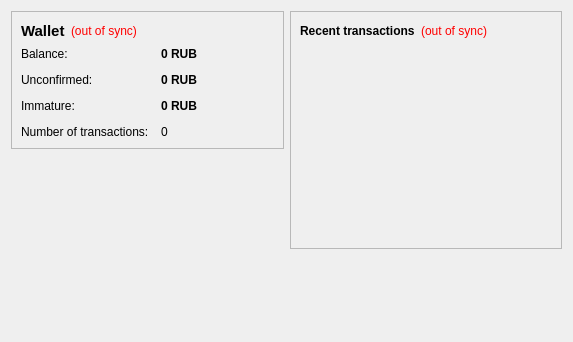
<?xml version="1.0" encoding="UTF-8"?>
<ui version="4.0">
 <class>OverviewPage</class>
 <widget class="QWidget" name="OverviewPage">
  <property name="geometry">
   <rect>
    <x>0</x>
    <y>0</y>
    <width>573</width>
    <height>342</height>
   </rect>
  </property>
  <property name="windowTitle">
   <string>Form</string>
  </property>
  <layout class="QHBoxLayout" name="horizontalLayout" stretch="1,1">
   <item>
    <layout class="QVBoxLayout" name="verticalLayout_2">
     <item>
      <widget class="QFrame" name="frame">
       <property name="frameShape">
        <enum>QFrame::StyledPanel</enum>
       </property>
       <property name="frameShadow">
        <enum>QFrame::Raised</enum>
       </property>
       <layout class="QVBoxLayout" name="verticalLayout_4">
        <item>
         <layout class="QHBoxLayout" name="horizontalLayout_4">
          <item>
           <widget class="QLabel" name="label_5">
            <property name="font">
             <font>
              <pointsize>11</pointsize>
              <weight>75</weight>
              <bold>true</bold>
             </font>
            </property>
            <property name="text">
             <string>Wallet</string>
            </property>
           </widget>
          </item>
          <item>
           <widget class="QLabel" name="labelWalletStatus">
            <property name="toolTip">
             <string>The displayed information may be out of date. Your wallet automatically synchronizes with the RuBits network after a connection is established, but this process has not completed yet.</string>
            </property>
            <property name="styleSheet">
             <string notr="true">QLabel { color: red; }</string>
            </property>
            <property name="text">
             <string notr="true">(out of sync)</string>
            </property>
            <property name="alignment">
             <set>Qt::AlignLeading|Qt::AlignLeft|Qt::AlignVCenter</set>
            </property>
           </widget>
          </item>
          <item>
           <spacer name="horizontalSpacer_2">
            <property name="orientation">
             <enum>Qt::Horizontal</enum>
            </property>
            <property name="sizeHint" stdset="0">
             <size>
              <width>40</width>
              <height>20</height>
             </size>
            </property>
           </spacer>
          </item>
         </layout>
        </item>
        <item>
         <layout class="QFormLayout" name="formLayout_2">
          <property name="fieldGrowthPolicy">
           <enum>QFormLayout::AllNonFixedFieldsGrow</enum>
          </property>
          <property name="horizontalSpacing">
           <number>12</number>
          </property>
          <property name="verticalSpacing">
           <number>12</number>
          </property>
          <item row="0" column="0">
           <widget class="QLabel" name="label">
            <property name="text">
             <string>Balance:</string>
            </property>
           </widget>
          </item>
          <item row="0" column="1">
           <widget class="QLabel" name="labelBalance">
            <property name="font">
             <font>
              <weight>75</weight>
              <bold>true</bold>
             </font>
            </property>
            <property name="cursor">
             <cursorShape>IBeamCursor</cursorShape>
            </property>
            <property name="toolTip">
             <string>Your current balance</string>
            </property>
            <property name="text">
             <string notr="true">0 RUB</string>
            </property>
            <property name="textInteractionFlags">
             <set>Qt::LinksAccessibleByMouse|Qt::TextSelectableByKeyboard|Qt::TextSelectableByMouse</set>
            </property>
           </widget>
          </item>
          <item row="1" column="0">
           <widget class="QLabel" name="label_3">
            <property name="text">
             <string>Unconfirmed:</string>
            </property>
           </widget>
          </item>
          <item row="1" column="1">
           <widget class="QLabel" name="labelUnconfirmed">
            <property name="font">
             <font>
              <weight>75</weight>
              <bold>true</bold>
             </font>
            </property>
            <property name="cursor">
             <cursorShape>IBeamCursor</cursorShape>
            </property>
            <property name="toolTip">
             <string>Total of transactions that have yet to be confirmed, and do not yet count toward the current balance</string>
            </property>
            <property name="text">
             <string notr="true">0 RUB</string>
            </property>
            <property name="textInteractionFlags">
             <set>Qt::LinksAccessibleByMouse|Qt::TextSelectableByKeyboard|Qt::TextSelectableByMouse</set>
            </property>
           </widget>
          </item>
          <item row="3" column="0">
           <widget class="QLabel" name="label_2">
            <property name="text">
             <string>Number of transactions:</string>
            </property>
           </widget>
          </item>
          <item row="3" column="1">
           <widget class="QLabel" name="labelNumTransactions">
            <property name="toolTip">
             <string>Total number of transactions in wallet</string>
            </property>
            <property name="text">
             <string notr="true">0</string>
            </property>
           </widget>
          </item>
          <item row="2" column="0">
           <widget class="QLabel" name="labelImmatureText">
            <property name="text">
             <string>Immature:</string>
            </property>
           </widget>
          </item>
          <item row="2" column="1">
           <widget class="QLabel" name="labelImmature">
            <property name="font">
             <font>
              <weight>75</weight>
              <bold>true</bold>
             </font>
            </property>
            <property name="toolTip">
             <string>Mined balance that has not yet matured</string>
            </property>
            <property name="text">
             <string notr="true">0 RUB</string>
            </property>
            <property name="textInteractionFlags">
             <set>Qt::LinksAccessibleByMouse|Qt::TextSelectableByKeyboard|Qt::TextSelectableByMouse</set>
            </property>
           </widget>
          </item>
         </layout>
        </item>
       </layout>
      </widget>
     </item>
     <item>
      <spacer name="verticalSpacer">
       <property name="orientation">
        <enum>Qt::Vertical</enum>
       </property>
       <property name="sizeHint" stdset="0">
        <size>
         <width>20</width>
         <height>40</height>
        </size>
       </property>
      </spacer>
     </item>
    </layout>
   </item>
   <item>
    <layout class="QVBoxLayout" name="verticalLayout_3">
     <item>
      <widget class="QFrame" name="frame_2">
       <property name="frameShape">
        <enum>QFrame::StyledPanel</enum>
       </property>
       <property name="frameShadow">
        <enum>QFrame::Raised</enum>
       </property>
       <layout class="QVBoxLayout" name="verticalLayout">
        <item>
         <layout class="QHBoxLayout" name="horizontalLayout_2">
          <item>
           <widget class="QLabel" name="label_4">
            <property name="text">
             <string>&lt;b&gt;Recent transactions&lt;/b&gt;</string>
            </property>
           </widget>
          </item>
          <item>
           <widget class="QLabel" name="labelTransactionsStatus">
            <property name="toolTip">
             <string>The displayed information may be out of date. Your wallet automatically synchronizes with the RuBits network after a connection is established, but this process has not completed yet.</string>
            </property>
            <property name="styleSheet">
             <string notr="true">QLabel { color: red; }</string>
            </property>
            <property name="text">
             <string notr="true">(out of sync)</string>
            </property>
            <property name="alignment">
             <set>Qt::AlignRight|Qt::AlignTrailing|Qt::AlignVCenter</set>
            </property>
           </widget>
          </item>
          <item>
           <spacer name="horizontalSpacer">
            <property name="orientation">
             <enum>Qt::Horizontal</enum>
            </property>
            <property name="sizeHint" stdset="0">
             <size>
              <width>40</width>
              <height>20</height>
             </size>
            </property>
           </spacer>
          </item>
         </layout>
        </item>
        <item>
         <widget class="QListView" name="listTransactions">
          <property name="styleSheet">
           <string notr="true">QListView { background: transparent; }</string>
          </property>
          <property name="frameShape">
           <enum>QFrame::NoFrame</enum>
          </property>
          <property name="verticalScrollBarPolicy">
           <enum>Qt::ScrollBarAlwaysOff</enum>
          </property>
          <property name="horizontalScrollBarPolicy">
           <enum>Qt::ScrollBarAlwaysOff</enum>
          </property>
          <property name="selectionMode">
           <enum>QAbstractItemView::NoSelection</enum>
          </property>
         </widget>
        </item>
       </layout>
      </widget>
     </item>
     <item>
      <spacer name="verticalSpacer_2">
       <property name="orientation">
        <enum>Qt::Vertical</enum>
       </property>
       <property name="sizeHint" stdset="0">
        <size>
         <width>20</width>
         <height>40</height>
        </size>
       </property>
      </spacer>
     </item>
    </layout>
   </item>
  </layout>
 </widget>
 <resources/>
 <connections/>
</ui>
